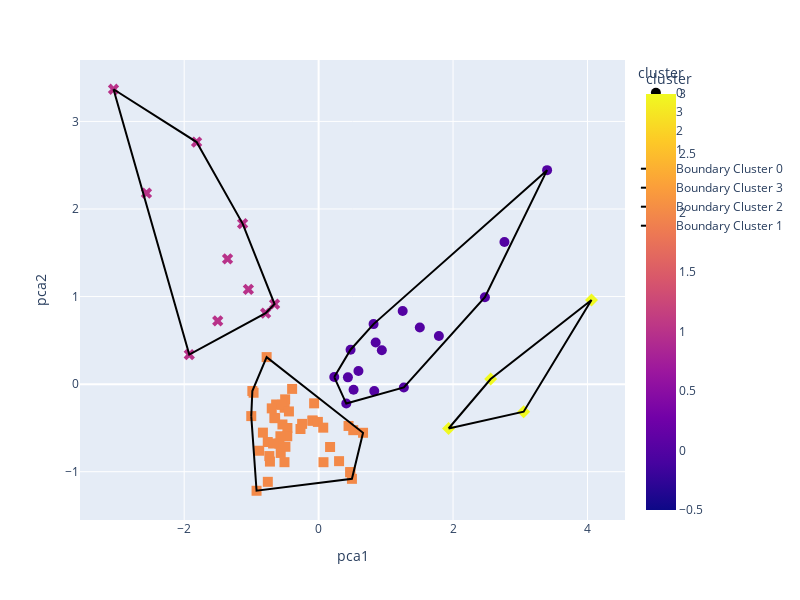

Here is the notebook cell this chart was saved with:
### Code cell
pca_2d(df['Cluster'].values, df_scaled)

### Figure 1 — Plotly figure (JSON) as saved in the notebook; plotly's stock layout.template omitted (floating-point values rounded to 4 significant figures)
{"data": [{"hovertemplate": "cluster=%{marker.color}<br>pca1=%{x}<br>pca2=%{y}<extra></extra>", "legendgroup": "0", "marker": {"color": [0, 0, 0, 0, 0, 0, 0, 0, 0, 0, 0, 0, 0, 0, 0, 0, 0], "coloraxis": "coloraxis", "size": 10, "symbol": "circle"}, "mode": "markers", "name": "0", "orientation": "v", "showlegend": true, "type": "scatter", "x": [3.399, 2.765, 0.4752, 0.52, 0.8171, 0.592, 0.8276, 1.506, 0.9403, 0.8488, 0.2325, 1.25, 0.4113, 1.789, 2.474, 1.268, 0.4357], "xaxis": "x", "y": [2.444, 1.622, 0.393, -0.0647, 0.6856, 0.149, -0.07877, 0.6469, 0.3862, 0.4746, 0.08093, 0.8341, -0.2217, 0.5498, 0.9922, -0.03805, 0.07723], "yaxis": "y"}, {"hovertemplate": "cluster=%{marker.color}<br>pca1=%{x}<br>pca2=%{y}<extra></extra>", "legendgroup": "3", "marker": {"color": [3, 3, 3, 3], "coloraxis": "coloraxis", "size": 10, "symbol": "diamond"}, "mode": "markers", "name": "3", "orientation": "v", "showlegend": true, "type": "scatter", "x": [4.06, 1.933, 3.05, 2.559], "xaxis": "x", "y": [0.9606, -0.507, -0.3153, 0.05834], "yaxis": "y"}, {"hovertemplate": "cluster=%{marker.color}<br>pca1=%{x}<br>pca2=%{y}<extra></extra>", "legendgroup": "2", "marker": {"color": [2, 2, 2, 2, 2, 2, 2, 2, 2, 2, 2, 2, 2, 2, 2, 2, 2, 2, 2, 2, 2, 2, 2, 2, 2, 2, 2, 2, 2, 2, 2, 2, 2, 2, 2, 2, 2, 2, 2, 2, 2, 2, 2, 2, 2], "coloraxis": "coloraxis", "size": 10, "symbol": "square"}, "mode": "markers", "name": "2", "orientation": "v", "showlegend": true, "type": "scatter", "x": [-0.5081, -0.09086, -0.09086, -0.7559, -0.4981, -0.3943, -0.5642, 0.445, -0.9234, -0.8289, -0.6585, -0.01111, -0.6323, -0.5841, -0.986, -0.7335, -0.7568, -0.06683, -0.7245, -0.4644, 0.3042, -0.2454, -0.4667, -0.5055, -0.5686, -0.7734, -0.9681, -0.2699, 0.1704, -0.4938, 0.06869, -0.8842, -0.546, -0.6472, -0.6776, -0.5383, 0.4709, 0.6608, 0.5152, 0.4709, -0.4418, 0.4955, 0.0722, -0.6972, -1.002], "xaxis": "x", "y": [-0.8915, -0.4167, -0.4167, -1.116, -0.174, -0.0545, -0.7858, -0.4777, -1.218, -0.5538, -0.3862, -0.4314, -0.2325, -0.6793, -0.07883, -0.8216, -0.6612, -0.2194, -0.8847, -0.501, -0.8797, -0.454, -0.5952, -0.2693, -0.5953, 0.3086, -0.0983, -0.5125, -0.7183, -0.7157, -0.4972, -0.7607, -0.2359, -0.389, -0.6782, -0.4607, -1.006, -0.5556, -0.5259, -1.006, -0.312, -1.082, -0.8916, -0.2769, -0.3651], "yaxis": "y"}, {"hovertemplate": "cluster=%{marker.color}<br>pca1=%{x}<br>pca2=%{y}<extra></extra>", "legendgroup": "1", "marker": {"color": [1, 1, 1, 1, 1, 1, 1, 1, 1, 1], "coloraxis": "coloraxis", "size": 10, "symbol": "x"}, "mode": "markers", "name": "1", "orientation": "v", "showlegend": true, "type": "scatter", "x": [-1.045, -1.355, -1.501, -2.561, -0.6555, -1.815, -1.131, -1.925, -3.052, -0.7887], "xaxis": "x", "y": [1.083, 1.43, 0.7214, 2.181, 0.9144, 2.764, 1.834, 0.3377, 3.367, 0.8104], "yaxis": "y"}, {"line": {"color": "black"}, "mode": "lines", "name": "Boundary Cluster 0", "type": "scatter", "x": [0.2325, 0.4113, 1.268, 2.474, 3.399, 0.8171, 0.4752, 0.2325], "y": [0.08093, -0.2217, -0.03805, 0.9922, 2.444, 0.6856, 0.393, 0.08093]}, {"line": {"color": "black"}, "mode": "lines", "name": "Boundary Cluster 3", "type": "scatter", "x": [1.933, 3.05, 4.06, 2.559, 1.933], "y": [-0.507, -0.3153, 0.9606, 0.05834, -0.507]}, {"line": {"color": "black"}, "mode": "lines", "name": "Boundary Cluster 2", "type": "scatter", "x": [-1.002, -0.9234, 0.4955, 0.6608, -0.7734, -0.986, -1.002], "y": [-0.3651, -1.218, -1.082, -0.5556, 0.3086, -0.07883, -0.3651]}, {"line": {"color": "black"}, "mode": "lines", "name": "Boundary Cluster 1", "type": "scatter", "x": [-3.052, -1.925, -0.7887, -0.6555, -1.131, -1.815, -3.052], "y": [3.367, 0.3377, 0.8104, 0.9144, 1.834, 2.764, 3.367]}], "layout": {"coloraxis": {"colorbar": {"title": {"text": "cluster"}}, "colorscale": [[0, "#0d0887"], [0.1111, "#46039f"], [0.2222, "#7201a8"], [0.3333, "#9c179e"], [0.4444, "#bd3786"], [0.5556, "#d8576b"], [0.6667, "#ed7953"], [0.7778, "#fb9f3a"], [0.8889, "#fdca26"], [1, "#f0f921"]]}, "height": 600, "legend": {"title": {"text": "cluster"}, "tracegroupgap": 0}, "margin": {"t": 60}, "width": 800, "xaxis": {"anchor": "y", "domain": [0, 1], "title": {"text": "pca1"}}, "yaxis": {"anchor": "x", "domain": [0, 1], "title": {"text": "pca2"}}}}
